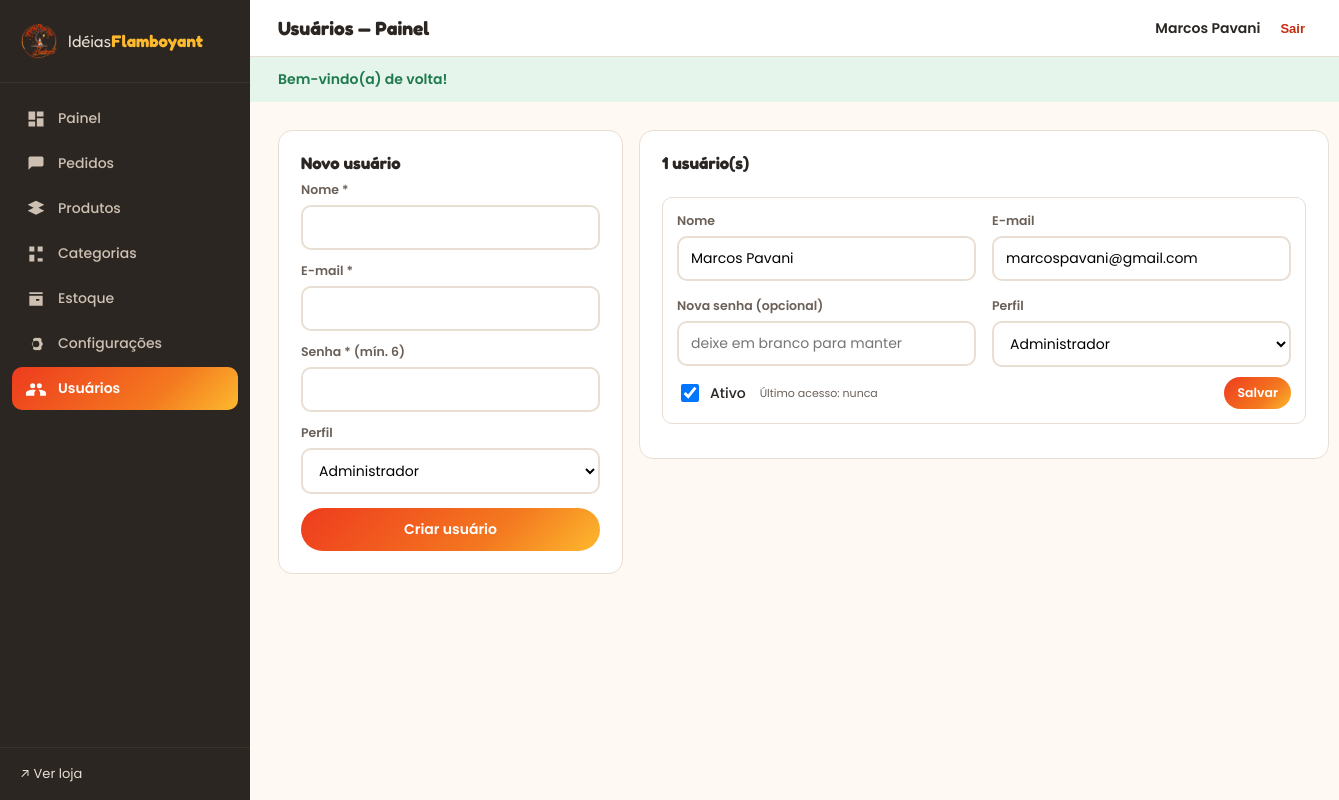
Page /admin/usuarios (signed in) on the committed database.
### tables this page shows
CREATE TABLE users (
  id            INT UNSIGNED NOT NULL AUTO_INCREMENT,
  name          VARCHAR(120)  NOT NULL,
  email         VARCHAR(160)  NOT NULL,
  password_hash VARCHAR(255)  NOT NULL,
  role          ENUM('admin','manager') NOT NULL DEFAULT 'admin',
  is_active     TINYINT(1)    NOT NULL DEFAULT 1,
  last_login_at DATETIME      NULL,
  created_at    DATETIME      NOT NULL DEFAULT CURRENT_TIMESTAMP,
  updated_at    DATETIME      NOT NULL DEFAULT CURRENT_TIMESTAMP ON UPDATE CURRENT_TIMESTAMP,
  PRIMARY KEY (id),
  UNIQUE KEY uq_users_email (email)
);

### app/core/View.php (called while the page is built, shortened)
<?php
final class View
{
    public static function render(string $template, array $data = [], ?string $layout = 'layouts/site'): void
    {
        $file = APP_PATH . '/views/' . $template . '.php';
        extract($data, EXTR_SKIP);
        require $file;
        $content = ob_get_clean();
        $layoutFile = APP_PATH . '/views/' . $layout . '.php';
        require $layoutFile;
    }
}

### app/core/Controller.php (called while the page is built, shortened)
<?php
abstract class Controller
{
    protected function view(string $template, array $data = [], ?string $layout = 'layouts/site'): void
    {
        View::render($template, $data, $layout);
    }
}

### app/controllers/admin/AdminController.php (called while the page is built, shortened)
<?php
abstract class AdminController extends Controller
{
    protected function adminView(string $template, array $data = []): void
    {
        $data['authUser'] = Auth::user();
        $this->view('admin/' . $template, $data, 'layouts/admin');
    }
}

### app/controllers/admin/UserController.php (called while the page is built, shortened)
<?php
final class UserController extends AdminController
{
    public function index(): void
    {
        $this->adminView('users/index', [
            'title' => 'Usuários — Painel',
            'users' => User::all(),
        ]);
    }
}

### public/index.php (called while the page is built, shortened)
<?php
$config = require dirname(__DIR__) . '/app/bootstrap.php';
$router = new Router();
try {
    $router->dispatch($_SERVER['REQUEST_URI'] ?? '/');
} catch (\Throwable $e) {
    if ($config['app']['debug']) {
        http_response_code(500);
        echo '<pre style="padding:20px;font:14px/1.5 monospace;color:#b00">';
        echo e($e::class . ': ' . $e->getMessage()) . "\n\n";
        echo e($e->getFile() . ':' . $e->getLine()) . "\n\n";
        echo e($e->getTraceAsString());
        echo '</pre>';
    } else {
        http_response_code(500);
        try {
            \Core\View::render('errors/500', ['title' => 'Erro interno'], 'layouts/site');
        } catch (\Throwable) {
            echo '<h1>Ops! Algo deu errado.</h1>';
        }
    }
}

### app/config/config.php (called while the page is built, shortened)
<?php
if (!function_exists('env')) {
function env(string $key, mixed $default = null): mixed
{
    $value = $_ENV[$key] ?? getenv($key);
    return match (strtolower((string) $value)) {
        'true'  => true,
        'false' => false,
        'null'  => null,
        default => $value,
    };
}
}
return [
    'app' => [
        'name'  => env('APP_NAME', 'Idéias Flamboyant'),
        'env'   => env('APP_ENV', 'production'),
        'debug' => (bool) env('APP_DEBUG', false),
        'url'   => rtrim((string) env('APP_URL', 'http://localhost:8000'), '/'),
    ],
    'db' => [
        'host'    => env('DB_HOST', '127.0.0.1'),
        'port'    => (int) env('DB_PORT', 3306),
        'name'    => env('DB_NAME', 'ideias_flamboyant'),
        'user'    => env('DB_USER', 'root'),
        'pass'    => env('DB_PASS', ''),
        'charset' => 'utf8mb4',
    ],
    'session' => [
        'name' => env('SESSION_NAME', 'ideias_flamboyant_sess'),
    ],
];

### app/bootstrap.php (called while the page is built, shortened)
<?php
$config = require __DIR__ . '/config/config.php';
spl_autoload_register(static function (string $class): void {
    $map = [
        'Core\\'        => __DIR__ . '/core/',
        'Models\\'      => __DIR__ . '/models/',
        'Controllers\\' => __DIR__ . '/controllers/',
        'Services\\'    => __DIR__ . '/services/',
    ];
    foreach ($map as $prefix => $dir) {
        if (!str_starts_with($class, $prefix)) {
            continue;
        }
        $relative = substr($class, strlen($prefix));
        $relative = str_replace('\\', '/', $relative);
        $parts = explode('/', $relative);
        $filename = array_pop($parts);
        $folders = array_map('strtolower', $parts);
        $path = $dir . ($folders ? implode('/', $folders) . '/' : '') . $filename . '.php';
    }
});
require __DIR__ . '/core/helpers.php';
return $config;

### app/core/Database.php (called while the page is built, shortened)
<?php
final class Database
{
    private static ?PDO $pdo = null;
    public static function init(array $config): void
    {
        $dsn = sprintf(
            'mysql:host=%s;port=%d;dbname=%s;charset=%s',
            $config['host'],
            $config['port'],
            $config['name'],
            $config['charset']
        );
        try {
            self::$pdo = new PDO($dsn, $config['user'], $config['pass'], [
                PDO::ATTR_ERRMODE            => PDO::ERRMODE_EXCEPTION,
                PDO::ATTR_DEFAULT_FETCH_MODE => PDO::FETCH_ASSOC,
                PDO::ATTR_EMULATE_PREPARES   => true,
                PDO::ATTR_STRINGIFY_FETCHES  => false,
            ]);
        } catch (PDOException $e) {
            http_response_code(500);
            header('Content-Type: text/plain; charset=utf-8');
            $hint = '';
            if (str_contains($e->getMessage(), '1045')) {
                $hint = "\n\nCausa provável: usuário/senha do MySQL incorretos, ou o arquivo .env não foi lido"
                      . " (senha chegou vazia = \"using password: NO\").\n"
                      . "Verifique se existe o arquivo .env na raiz do projeto e se DB_USER / DB_PASS estão corretos.";
            } elseif (str_contains($e->getMessage(), '2002') || str_contains($e->getMessage(), '2003')) {
                $hint = "\n\nCausa provável: o servidor MySQL não está rodando ou o host/porta estão errados.";
            } elseif (str_contains($e->getMessage(), 'Unknown database')) {
                $hint = "\n\nCausa provável: o banco \"{$config['name']}\" não existe. Importe database/schema.sql e database/seed.sql.";
            }
            exit(
                "Falha ao conectar ao banco de dados.\n"
                . "host={$config['host']}:{$config['port']}  db={$config['name']}  user={$config['user']}\n\n"
                . $e->getMessage() . $hint
            );
        }
    }
    public static function pdo(): PDO
    {
        return self::$pdo;
    }
    public static function run(string $sql, array $params = []): PDOStatement
    {
        $stmt = self::pdo()->prepare($sql);
        $stmt->execute($params);
        return $stmt;
    }
    public static function fetchAll(string $sql, array $params = []): array
    {
        return self::run($sql, $params)->fetchAll();
    }
}

### app/core/helpers.php (called while the page is built, shortened)
<?php
function config(?string $key = null): mixed
{
    static $config;
    if ($config === null) {
        $config = require APP_PATH . '/config/config.php';
    }
    $value = $config;
    foreach (explode('.', $key) as $segment) {
        $value = $value[$segment] ?? null;
    }
    return $value;
}
function url(string $path = ''): string
{
    return config('app.url') . '/' . ltrim($path, '/');
}
function asset(string $path): string
{
    return url('assets/' . ltrim($path, '/'));
}
function e(?string $value): string
{
    return htmlspecialchars($value ?? '', ENT_QUOTES | ENT_SUBSTITUTE, 'UTF-8');
}

### app/models/User.php (called while the page is built, shortened)
<?php
final class User
{
    public static function all(): array
    {
        return Database::fetchAll('SELECT id, name, email, role, is_active, last_login_at, created_at FROM users ORDER BY name');
    }
}

### app/core/Flash.php (called while the page is built, shortened)
<?php
final class Flash
{
    public static function all(): array
    {
        $flash = $_SESSION['_flash'] ?? [];
        return $flash;
    }
}

### app/views/admin/users/index.php (the view, shortened to what this page needs)
<div class="grid2" style="align-items:start">
  <div class="panel">
    <h3>Novo usuário</h3>
    <form method="post" action="<?= url('admin/usuarios') ?>">
      <div class="field" style="margin-bottom:12px"><label>Nome *</label><input name="name" required></div>
      <div class="field" style="margin-bottom:12px"><label>E-mail *</label><input type="email" name="email" required></div>
      <div class="field" style="margin-bottom:12px"><label>Senha * (mín. 6)</label><input type="password" name="password" required></div>
      <div class="field" style="margin-bottom:14px">
        <label>Perfil</label>
        <select name="role"><option value="admin">Administrador</option><option value="manager">Gerente</option></select>
      </div>
      <button class="btn block" type="submit">Criar usuário</button>
    </form>
  </div>
  <div class="panel">
    <div class="panel-head"><h3><?= count($users) ?> usuário(s)</h3></div>
    <?php foreach ($users as $u): ?>
      <form method="post" action="<?= url('admin/usuarios/' . $u['id']) ?>" style="border:1px solid var(--line);border-radius:10px;padding:14px;margin-bottom:12px">
        <div class="grid2" style="margin-bottom:10px">
          <div class="field"><label>Nome</label><input name="name" value="<?= e($u['name']) ?>"></div>
          <div class="field"><label>E-mail</label><input name="email" value="<?= e($u['email']) ?>"></div>
          <div class="field"><label>Nova senha (opcional)</label><input type="password" name="password" placeholder="deixe em branco para manter"></div>
          <div class="field"><label>Perfil</label><select name="role"><option value="admin" <?= $u['role'] === 'admin' ? 'selected' : '' ?>>Administrador</option></select></div>
        </div>
        <div style="display:flex;align-items:center;gap:14px;flex-wrap:wrap">
          <label class="check-row"><input type="checkbox" name="is_active" value="1" <?= $u['is_active'] ? 'checked' : '' ?>> Ativo</label>
          <span class="muted" style="font-size:11px">Último acesso: <?= $u['last_login_at'] ? date('d/m/Y H:i', strtotime($u['last_login_at'])) : 'nunca' ?></span>
          <div style="margin-left:auto;display:flex;gap:8px">
            <button class="btn sm" type="submit">Salvar</button>
          </div>
        </div>
      </form>
    <?php endforeach; ?>
  </div>
</div>

### app/core/Router.php (shortened to what this page needs)
<?php
final class Router
{
    private array $routes = [];
    public function add(string $method, string $pattern, callable|array $handler): void
    {
        $this->routes[] = [
            'method'  => strtoupper($method),
            'pattern' => $pattern,
            'handler' => $handler,
        ];
    }
    public function dispatch(string $uri): void
    {
        $path = '/' . trim(parse_url($uri, PHP_URL_PATH) ?: '/', '/');
        foreach ($this->routes as $route) {
            $regex = '#^' . preg_replace('#\{([a-zA-Z_]+)\}#', '(?P<$1>[^/]+)', $route['pattern']) . '$#';
            if (!preg_match($regex, $path, $matches)) {
                continue;
            }
            $params = array_filter($matches, 'is_string', ARRAY_FILTER_USE_KEY);
            $this->invoke($route['handler'], $params);
            return;
        }
    }
    private function invoke(callable|array $handler, array $params): void
    {
        if (is_array($handler)) {
            [$class, $action] = $handler;
            $controller = new $class();
            $controller->$action(...array_values($params));
            return;
        }
    }
}

### app/views/layouts/admin.php (shortened to what this page needs)
<?php
$flash = \Core\Flash::all();
$path = parse_url($_SERVER['REQUEST_URI'] ?? '/', PHP_URL_PATH);
$is = static fn (string $p) => str_starts_with($path, $p) ? 'active' : '';
$nav = [
    ['/admin', 'Painel', 'M3 13h8V3H3zm0 8h8v-6H3zm10 0h8V11h-8zm0-18v6h8V3z'],
    ['/admin/pedidos', 'Pedidos', 'M19 3H5a2 2 0 0 0-2 2v14l4-4h12a2 2 0 0 0 2-2V5a2 2 0 0 0-2-2'],
    ['/admin/produtos', 'Produtos', 'M12 2 2 7l10 5 10-5zm0 7L2 14l10 5 10-5z'],
    ['/admin/categorias', 'Categorias', 'M10 3H4v6h6zm10 0h-6v6h6zM10 13H4v8h6zm10 4h-6v4h6z'],
    ['/admin/estoque', 'Estoque', 'M20 6H4V4h16zm0 2H4v12h16zm-8 4h4v2h-4z'],
    ['/admin/configuracoes', 'Configurações', 'M12 8a4 4 0 1 0 0 8 4 4 0 0 0 0-8m8.4 4-2 3.5.4 2.6-2.6 1.5-2.6-.4-2.6.4-2.6-1.5.4-2.6-2-3.5 2-3.5-.4-2.6 2.6-1.5 2.6.4 2.6-.4 2.6 1.5-.4 2.6z'],
    ['/admin/usuarios', 'Usuários', 'M16 11a3 3 0 1 0 0-6 3 3 0 0 0 0 6m-8 0a3 3 0 1 0 0-6 3 3 0 0 0 0 6m0 2c-2.7 0-8 1.3-8 4v3h10v-3c0-1 .4-2.5 2-3.6C10.6 13.2 9 13 8 13m8 0c-.3 0-.7 0-1.1.1C16.5 14.4 17 16 17 17v3h7v-3c0-2.7-5.3-4-8-4'],
];
?>
<!doctype html>
<html lang="pt-BR">
<head>
<link rel="stylesheet" href="<?= asset('css/admin.css') ?>?v=3">
</head>
<body>
<div class="admin-shell">
  <aside class="sidebar">
    <a class="side-brand" href="<?= url('admin') ?>">
      <img src="<?= asset('img/logo.png') ?>" alt="">
      <span>Idéias<strong>Flamboyant</strong></span>
    </a>
    <nav>
      <?php foreach ($nav as [$href, $label, $icon]): ?>
        <a href="<?= url(ltrim($href, '/')) ?>" class="<?= $href === '/admin' ? ($path === '/admin' ? 'active' : '') : $is($href) ?>">
          <svg viewBox="0 0 24 24" width="20" height="20"><path fill="currentColor" d="<?= $icon ?>"/></svg>
          <?= $label ?>
        </a>
      <?php endforeach; ?>
    </nav>
    <div class="side-foot">
      <a href="<?= url('/') ?>" target="_blank" rel="noopener">↗ Ver loja</a>
    </div>
  </aside>
  <div class="admin-main">
    <header class="admin-top">
      <h1><?= e($title ?? 'Painel') ?></h1>
      <div class="admin-user">
        <span><?= e($authUser['name'] ?? '') ?></span>
        <form method="post" action="<?= url('admin/logout') ?>">
          <button class="link-btn" type="submit">Sair</button>
        </form>
      </div>
    </header>
    <?php if (!empty($flash['success'])): ?><div class="a-alert ok"><?= e($flash['success']) ?></div><?php endif; ?>
    <div class="admin-content">
      <?= $content ?>
    </div>
  </div>
</div>
</body>
</html>

### rows in the picture
users: name "Marcos Pavani", email "marcospavani@gmail.com", role "Administrador", is_active "☑", shows "nunca"

### other values in the picture
$label "Painel"
$label "Pedidos"
$label "Produtos"
$label "Categorias"
$label "Estoque"
$label "Configurações"
$label "Usuários"
